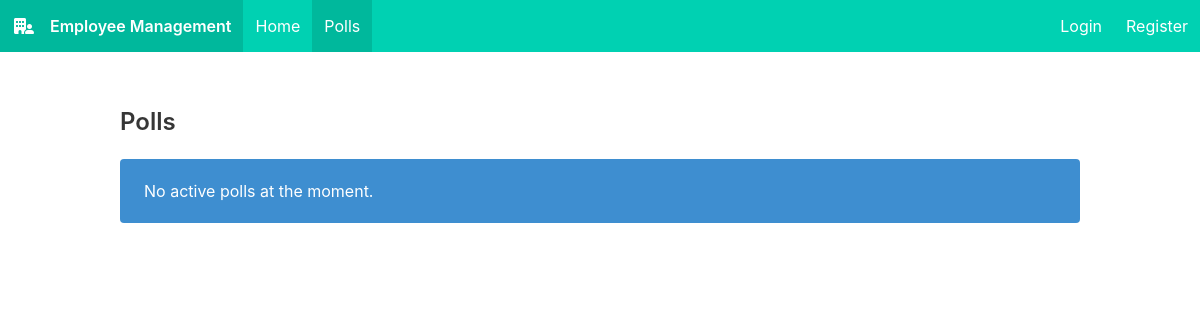
/polls/, run on an earlier commit of the app's database.
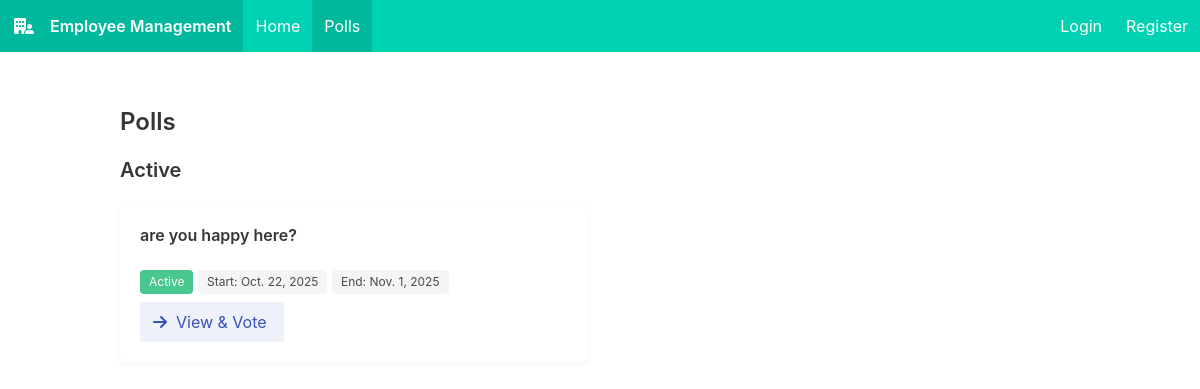
And on a later commit of the database.
### poll/models.py (models this page shows, shortened)
class Question(models.Model):
    title = models.TextField(null=False)
    is_active = models.BooleanField(default=False)
    start_date = models.DateField(null=True, blank=True)
    end_date = models.DateField(null=True, blank=True)
    create_user = models.ForeignKey(User, on_delete=models.CASCADE)
    create_ts = models.DateTimeField(auto_now_add=True)
    mod_ts = models.DateField(auto_now=True)

### poll/views.py (the view)
# urls.py: path('', views.poll_list, name='poll_list'),
def poll_list(request):
    questions = Question.objects.order_by("-create_ts")
    active_questions = [q for q in questions if _is_active(q)]
    inactive_questions = [q for q in questions if not _is_active(q)]
    return render(
        request,
        "poll/poll_list.html",
        {"active_questions": active_questions, "inactive_questions": inactive_questions},
    )

### poll/views.py (called while the page is built)
def _is_active(question: Question) -> bool:
    today = date.today()
    if not question.is_active:
        return False
    if question.start_date and today < question.start_date:
        return False
    if question.end_date and today > question.end_date:
        return False
    return True

### templates/poll/poll_list.html (shortened to what this page needs)
{% extends "base.html" %}
{% block content %}
<div class="level">
  <div class="level-left">
    <h1 class="title is-4">Polls</h1>
  </div>
</div>
{% if active_questions %}
  <h2 class="title is-5">Active</h2>
  <div class="columns is-multiline">
    {% for q in active_questions %}
      <div class="column is-6">
        <div class="box">
          <h3 class="title is-6">{{ q.title }}</h3>
          <p class="mb-2">
            <span class="tag is-success">Active</span>
            {% if q.start_date %}<span class="tag is-light">Start: {{ q.start_date }}</span>{% endif %}
            {% if q.end_date %}<span class="tag is-light">End: {{ q.end_date }}</span>{% endif %}
          </p>
          <a class="button is-link is-light" href="{% url 'poll_detail' q.pk %}">
            <span class="icon"><i class="fa-solid fa-arrow-right"></i></span>
            <span>View & Vote</span>
          </a>
        </div>
      </div>
    {% endfor %}
  </div>
{% else %}
  <p class="notification is-info">No active polls at the moment.</p>
{% endif %}
{% endblock %}

### templates/base.html (shortened to what this page needs)
{% load static %}
<!DOCTYPE html>
<html lang="en">
<head>
  <link rel="stylesheet" href="https://cdnjs.cloudflare.com/ajax/libs/bulma/0.9.4/css/bulma.min.css">
  <link rel="stylesheet" href="https://cdnjs.cloudflare.com/ajax/libs/font-awesome/6.5.0/css/all.min.css" />
  <link rel="stylesheet" href="{% static 'css/app.css' %}">
</head>
<body>
  <nav class="navbar is-primary" role="navigation" aria-label="main navigation">
    <div class="navbar-brand">
      <a class="navbar-item" href="{% url 'home' %}">
        <span class="icon"><i class="fa-solid fa-building-user"></i></span>
        <span style="margin-left: 8px; font-weight: 600;">Employee Management</span>
      </a>
    </div>
    <div id="mainNavbar" class="navbar-menu">
      <div class="navbar-start">
        <a class="navbar-item{% if request.resolver_match.url_name == 'home' %} is-active{% endif %}" href="{% url 'home' %}">
          Home
        </a>
        <a class="navbar-item{% if request.path|slice:':7' == '/polls/' %} is-active{% endif %}" href="{% url 'poll_list' %}">
          Polls
        </a>
      </div>
      <div class="navbar-end">
        {% if request.user.is_authenticated %}
          <a class="navbar-item{% if request.resolver_match.url_name == 'profile' %} is-active{% endif %}" href="{% url 'profile' %}">Profile</a>
          <a class="navbar-item" href="{% url 'logout' %}">Logout</a>
        {% else %}
          <a class="navbar-item" href="{% url 'login' %}">Login</a>
          <a class="navbar-item" href="{% url 'register' %}">Register</a>
        {% endif %}
      </div>
    </div>
  </nav>
  <section class="section" style="padding-top: 1rem;">
  </section>
  <section class="section" style="padding-top: 1rem;">
    <div class="container">
      {% block content %}
      {% endblock %}
    </div>
  </section>
</body>
</html>

### static/css/app.css (style rules this page uses)
html, body { height: 100%; }
.section { padding-top: 1.5rem; padding-bottom: 1.5rem; }
.navbar .navbar-item .icon { margin-right: 6px; }
.box { box-shadow: 0 2px 6px rgba(10, 10, 10, 0.05); }
.mb-2 { margin-bottom: 0.5rem; }

What changed in the data, as far as the page shows it:
added Question: title "are you happy here?", start_date "Oct. 22, 2025", end_date "Nov. 1, 2025"
Also different on the page:
text no longer shown: "No active polls at the moment."
text now shown: "Active"
